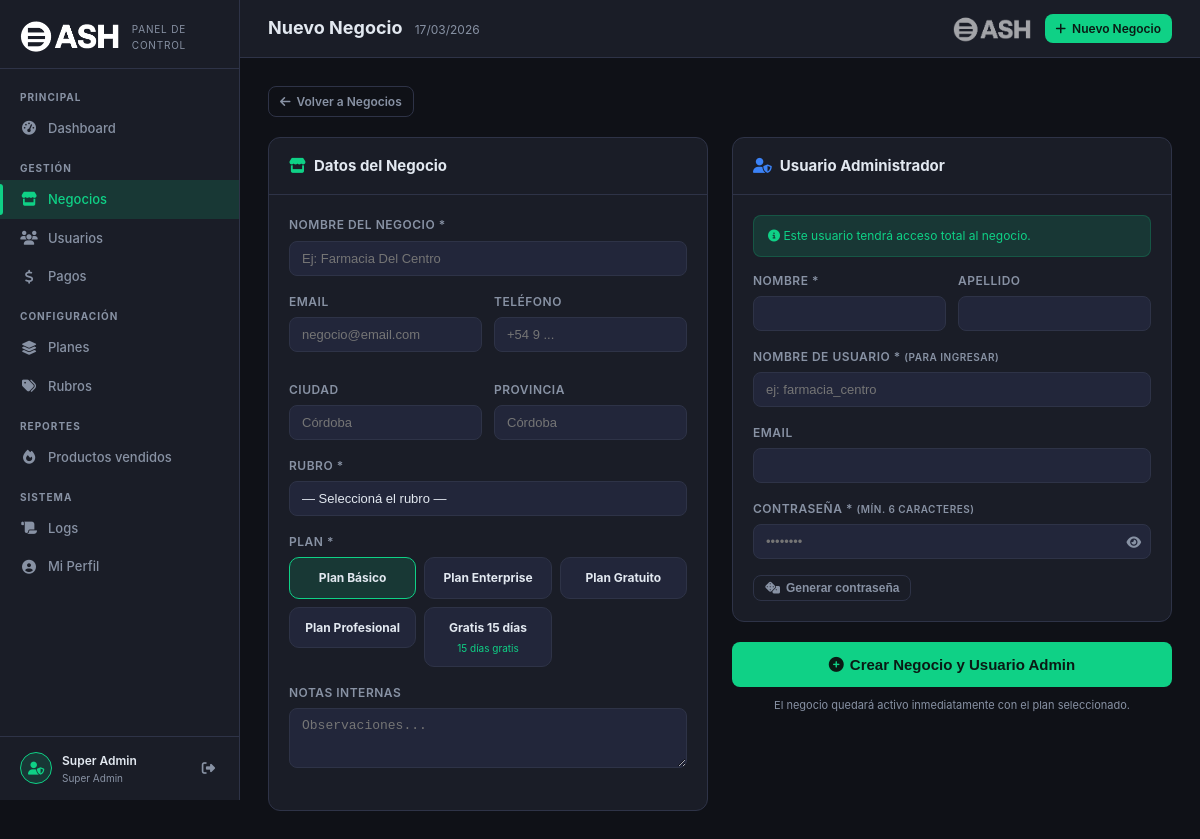
/superadmin/negocios/nuevo.php (signed in), run on the app's committed database.
### tables this page shows
CREATE TABLE `planes` (
  `id` int(11) NOT NULL,
  `nombre` varchar(50) NOT NULL,
  `nombre_display` varchar(100) NOT NULL,
  `descripcion` text DEFAULT NULL,
  `precio_mensual` decimal(10,2) DEFAULT 0.00,
  `precio_anual` decimal(10,2) DEFAULT 0.00,
  `max_usuarios` smallint(6) DEFAULT 1,
  `max_productos` smallint(6) DEFAULT 50,
  `max_ventas_mes` int(11) DEFAULT 100,
  `tiene_reportes` tinyint(1) DEFAULT 0,
  `tiene_empleados` tinyint(1) DEFAULT 0,
  `tiene_clientes` tinyint(1) DEFAULT 0,
  `tiene_api_publica` tinyint(1) DEFAULT 0,
  `tiene_tienda_online` tinyint(1) DEFAULT 0,
  `activo` tinyint(1) DEFAULT 1,
  `created_at` timestamp NOT NULL DEFAULT current_timestamp(),
  `updated_at` timestamp NULL DEFAULT NULL ON UPDATE current_timestamp(),
  `dias_gratis` int(11) NOT NULL DEFAULT 0,
  `color` varchar(20) DEFAULT '#0FD186',
  `icono` varchar(50) DEFAULT 'fa-star',
  `orden` int(11) DEFAULT 0
);

### superadmin/negocios/nuevo.php (the view, shortened to what this page needs)
<?php
$db     = sa_db();
$planes  = $db->query("SELECT id, nombre_display, dias_gratis FROM planes WHERE activo=1 ORDER BY orden, nombre_display")->fetchAll();
require_once dirname(__DIR__) . '/_layout.php';
?>
<div style="margin-bottom:20px">
    <a href="index.php" class="sa-btn ghost sm"><i class="fas fa-arrow-left"></i> Volver a Negocios</a>
</div>
<form method="POST">
<div style="display:grid;grid-template-columns:1fr 1fr;gap:24px;align-items:start">
    <div class="sa-panel">
        <div class="sa-panel-header">
            <h3><i class="fas fa-store" style="color:var(--sa-primary);margin-right:8px"></i>Datos del Negocio</h3>
        </div>
        <div style="padding:20px">
            <div class="sa-form-group">
                <label class="sa-label">Nombre del Negocio *</label>
                <input type="text" name="neg_nombre" class="sa-input" value="<?= htmlspecialchars($_POST['neg_nombre'] ?? '') ?>"
                       placeholder="Ej: Farmacia Del Centro" required autofocus>
            </div>
            <div style="display:grid;grid-template-columns:1fr 1fr;gap:12px">
                <div class="sa-form-group">
                    <label class="sa-label">Email</label>
                    <input type="email" name="neg_email" class="sa-input" value="<?= htmlspecialchars($_POST['neg_email'] ?? '') ?>" placeholder="negocio@email.com">
                </div>
                <div class="sa-form-group">
                    <label class="sa-label">Teléfono</label>
                    <input type="text" name="neg_telefono" class="sa-input" value="<?= htmlspecialchars($_POST['neg_telefono'] ?? '') ?>" placeholder="+54 9 ...">
                </div>
                <div class="sa-form-group">
                    <label class="sa-label">Ciudad</label>
                    <input type="text" name="neg_ciudad" class="sa-input" value="<?= htmlspecialchars($_POST['neg_ciudad'] ?? '') ?>" placeholder="Córdoba">
                </div>
                <div class="sa-form-group">
                    <label class="sa-label">Provincia</label>
                    <input type="text" name="neg_provincia" class="sa-input" value="<?= htmlspecialchars($_POST['neg_provincia'] ?? '') ?>" placeholder="Córdoba">
                </div>
            </div>
            <div class="sa-form-group">
                <label class="sa-label">Rubro *</label>
                <select name="neg_rubro_id" class="sa-select" required>
                    <option value="">— Seleccioná el rubro —</option>
                </select>
            </div>
            <div class="sa-form-group">
                <label class="sa-label">Plan *</label>
                <div style="display:grid;grid-template-columns:repeat(auto-fill,minmax(120px,1fr));gap:8px">
                    <?php foreach ($planes as $pl):
                        $isFirst = $pl === $planes[0];
                        $checked = ($_POST['neg_plan_id'] ?? ($isFirst ? $pl['id'] : '')) == $pl['id'];
                    ?>
                    <label style="cursor:pointer">
                        <div class="plan-card<?= $checked ? ' selected' : '' ?>" style="border:1.5px solid var(--sa-border);border-radius:10px;padding:10px;text-align:center;transition:.2s;background:var(--sa-surface2)">
                            <div style="font-size:12px;font-weight:700;color:var(--sa-text)"><?= htmlspecialchars($pl['nombre_display']) ?></div>
                            <?php if ($pl['dias_gratis'] > 0): ?>
                            <div style="font-size:10px;color:var(--sa-primary);margin-top:3px"><?= $pl['dias_gratis'] ?> días gratis</div>
                            <?php endif; ?>
                        </div>
                    </label>
                    <?php endforeach; ?>
                </div>
            </div>
            <div class="sa-form-group">
                <label class="sa-label">Notas internas</label>
                <textarea name="neg_notas" class="sa-textarea" style="min-height:60px" placeholder="Observaciones..."><?= htmlspecialchars($_POST['neg_notas'] ?? '') ?></textarea>
            </div>
        </div>
    </div>
    <div>
        <div class="sa-panel" style="margin-bottom:20px">
            <div class="sa-panel-header">
                <h3><i class="fas fa-user-shield" style="color:var(--sa-info);margin-right:8px"></i>Usuario Administrador</h3>
            </div>
            <div style="padding:20px">
                <div style="background:var(--sa-primary-dim);border:1px solid rgba(15,209,134,.2);border-radius:8px;padding:10px 14px;margin-bottom:14px;font-size:12px;color:var(--sa-primary)">
                    <i class="fas fa-info-circle"></i> Este usuario tendrá acceso total al negocio.
                </div>
                <div style="display:grid;grid-template-columns:1fr 1fr;gap:12px">
                    <div class="sa-form-group">
                        <label class="sa-label">Nombre *</label>
                        <input type="text" name="u_nombre" class="sa-input" value="<?= htmlspecialchars($_POST['u_nombre'] ?? '') ?>" required>
                    </div>
                    <div class="sa-form-group">
                        <label class="sa-label">Apellido</label>
                        <input type="text" name="u_apellido" class="sa-input" value="<?= htmlspecialchars($_POST['u_apellido'] ?? '') ?>">
                    </div>
                </div>
                <div class="sa-form-group">
                    <label class="sa-label">Nombre de Usuario * <small style="color:var(--sa-muted)">(para ingresar)</small></label>
                    <input type="text" name="u_usuario" id="uUsuario" class="sa-input"
                           value="<?= htmlspecialchars($_POST['u_usuario'] ?? '') ?>"
                           placeholder="ej: farmacia_centro"
                           oninput="this.value=this.value.toLowerCase().replace(/[^a-z0-9_]/g,'')"
                           required>
                </div>
                <div class="sa-form-group">
                    <label class="sa-label">Email</label>
                    <input type="email" name="u_email" class="sa-input" value="<?= htmlspecialchars($_POST['u_email'] ?? '') ?>">
                </div>
                <div class="sa-form-group">
                    <label class="sa-label">Contraseña * <small style="color:var(--sa-muted)">(mín. 6 caracteres)</small></label>
                    <div style="position:relative">
                        <input type="password" name="u_password" id="uPwd" class="sa-input"
                               value="<?= htmlspecialchars($_POST['u_password'] ?? '') ?>"
                               placeholder="••••••••" style="padding-right:40px" required minlength="6">
                        <button type="button" onclick="togglePwd()" style="position:absolute;right:10px;top:50%;transform:translateY(-50%);background:none;border:none;color:var(--sa-muted);cursor:pointer;font-size:13px">
                            <i class="fas fa-eye" id="pwdIcon"></i>
                        </button>
                    </div>
                </div>
                <button type="button" class="sa-btn ghost sm" onclick="genPassword()">
                    <i class="fas fa-dice"></i> Generar contraseña
                </button>
            </div>
        </div>
        <button type="submit" class="sa-btn primary" style="width:100%;justify-content:center;padding:14px;font-size:15px">
            <i class="fas fa-plus-circle"></i> Crear Negocio y Usuario Admin
        </button>
        <p style="text-align:center;margin-top:10px;font-size:11px;color:var(--sa-muted)">
            El negocio quedará activo inmediatamente con el plan seleccionado.
        </p>
    </div>
</div>
</form>

### superadmin/assets/sa.css (style rules this page uses)
:root { --sa-bg: #0f1117; --sa-surface: #1a1d27; --sa-surface2: #22263a; --sa-border: #2e3347; --sa-primary: #0FD186; --sa-primary-dim: rgba(15,209,134,.15); --sa-text: #e2e8f0; --sa-muted: #8892a4; --sa-danger: #ef4444; --sa-warning: #f59e0b; --sa-info: #3b82f6; --sa-purple: #8b5cf6; --sa-sidebar-w: 240px; --sa-radius: 12px; --sa-transition: .22s ease; }
*, *::before, *::after { box-sizing: border-box; margin: 0; padding: 0; }
body { font-family: 'Inter', 'Segoe UI', system-ui, sans-serif; background: var(--sa-bg); color: var(--sa-text); font-size: 14px; line-height: 1.6; min-height: 100vh; }
a { color: var(--sa-primary); text-decoration: none; }
.sa-panel { background: var(--sa-surface); border: 1px solid var(--sa-border); border-radius: var(--sa-radius); overflow: hidden; margin-bottom: 24px; }
.sa-panel-header { padding: 16px 20px; border-bottom: 1px solid var(--sa-border); display: flex; align-items: center; justify-content: space-between; gap: 12px; flex-wrap: wrap; }
.sa-panel-header h3 { font-size: 15px; font-weight: 700; color: var(--sa-text); }
.sa-btn { display: inline-flex; align-items: center; gap: 6px; font-size: 13px; font-weight: 600; padding: 8px 16px; border-radius: 8px; border: none; cursor: pointer; transition: opacity .2s, transform .1s; white-space: nowrap; }
.sa-btn.primary { background: var(--sa-primary); color: #0a1a14; }
.sa-btn.ghost { background: transparent; color: var(--sa-muted); border: 1px solid var(--sa-border); }
.sa-btn.sm { font-size: 12px; padding: 5px 11px; }
.sa-form-group { margin-bottom: 16px; }
.sa-label { display: block; font-size: 12px; font-weight: 600; color: var(--sa-muted); margin-bottom: 6px; text-transform: uppercase; letter-spacing: .5px; }
.sa-input, .sa-select, .sa-textarea { width: 100%; background: var(--sa-surface2); border: 1px solid var(--sa-border); border-radius: 8px; color: var(--sa-text); font-size: 13px; padding: 9px 12px; transition: border-color .2s, box-shadow .2s; outline: none; }
.sa-textarea { resize: vertical; min-height: 80px; }
.sa-select { appearance: none; }

### superadmin/negocios/nuevo.php (style rules this page uses)
.plan-card.selected { border-color:var(--sa-primary)!important; background:var(--sa-primary-dim)!important; }

### data on the page
planes: nombre_display "Plan Básico"
planes: nombre_display "Plan Enterprise"
planes: nombre_display "Plan Gratuito"
planes: nombre_display "Plan Profesional"
planes: nombre_display "Gratis 15 días", dias_gratis "15"

### other printed values
$adminName "Super Admin"
$title "Nuevo Negocio"
